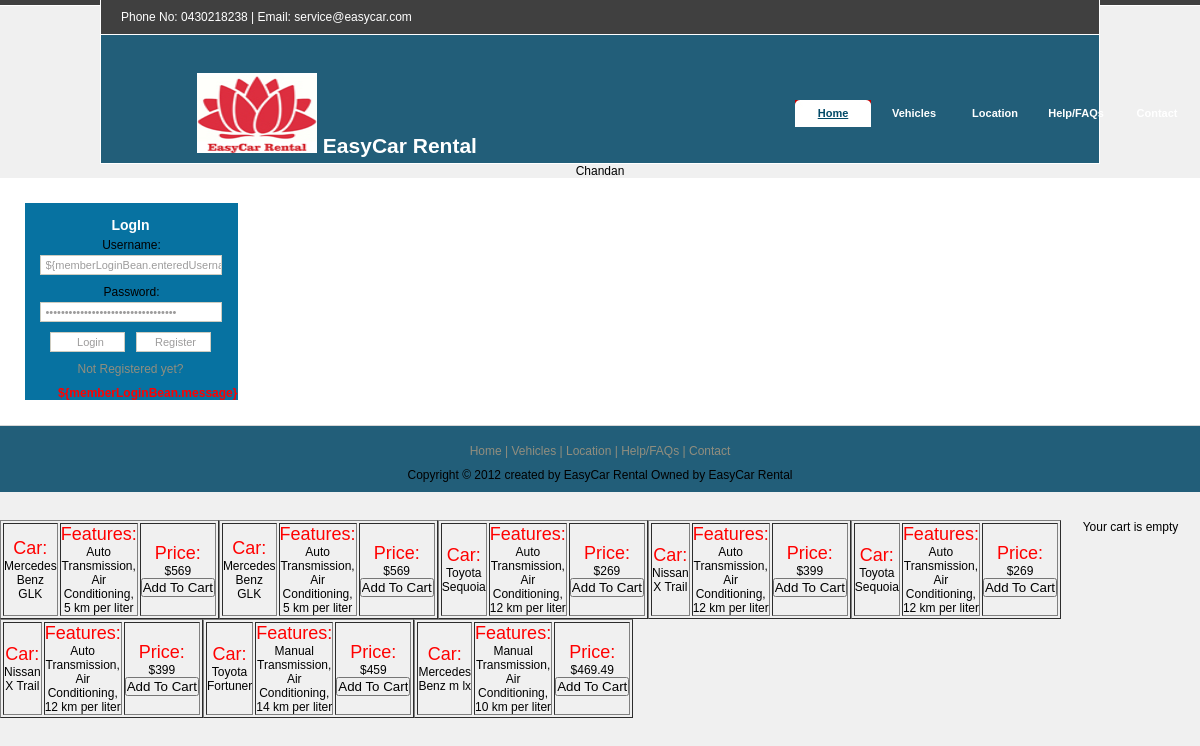
Screenshot of /shoppingCart/index.php with the database file from the repository.
### tables this page shows
CREATE TABLE IF NOT EXISTS `products` (
  `id` int(11) NOT NULL AUTO_INCREMENT,
  `name` varchar(25) NOT NULL,
  `description` text NOT NULL,
  `price` float NOT NULL,
  `quantity` int(11) NOT NULL,
  PRIMARY KEY (`id`)
);

### shoppingCart/cart.php (the view, shortened to what this page needs)
<!DOCTYPE html>
<html>
<head>
<link rel="stylesheet" type="text/css" href="style.css" />
</head>
<body>
<div id="wrapper">
<div id="topbar" class="ui-corner-all">
Phone No: 0430218238 | Email: <a href="service@easycar.com">service@easycar.com</a>
</div>
<div id="header" class="ui-corner-all">
<div id="logo">
<img src="Images/logo_desing.jpg" width="120" height="80">
<strong>EasyCar Rental</strong>
</div>
 </div>
<ul id="navigation">
<li><span><a href="index.html">Home</a></span></li>
<li><a href="vehicles.html">Vehicles</a></li>
<li><a href="location.html">Location</a></li>
<li><a href="help.html">Help/FAQs</a></li>
<li><a href="contact.html">Contact</a></li>
</ul>
</div>
    <p> Chandan </p>
    <div id="body">
<div id="leftmenu" class="ui-corner-all">
<div class="form"></br>
<form name="login" action="MemberLoginHandler" method="post" >
<h3 style="color:white">LogIn</h3>
<label for="LogIn_name">Username:</label>
<input type="text" name="uname" size="40" value="${memberLoginBean.enteredUsername}"/>
<label for="Password">Password:</label>
<input type="password" name="password" size="40" value="${memberLoginBean.enteredPassword}"/>
<input type="submit" name="button" id="button" value="Login" style="width: 75px;" />&nbsp;&nbsp;
<INPUT TYPE="BUTTON" VALUE="Register" style="width: 75px;" ONCLICK="window.location.href='registration.jsp'">
</form>
Not Registered yet?
<p align="center" ><font color="red"><strong>${memberLoginBean.message}</strong></font></p>
</div>
<?php
function products() {
$get = mysql_query('SELECT id, name, description, price FROM products WHERE quantity > 0 ORDER BY id DESC');
if (mysql_num_rows($get)==0) {
echo "There are no products to display!";
}
else {
while ($get_row = mysql_fetch_assoc($get)) {
echo "<table align=\"left\" border=\"1\" padding=\"3\" width=\"50px\" >";
echo "<tr >";
echo "<td> <font size='4' color='red'> Car:</font> ${get_row['name']} </td>";
echo "<td> <font size='4' color='red'> Features: </font> ${get_row['description']}</td>";
echo "<td> <font size='4' color='red'> Price: </font> $${get_row['price']} <a href=cart.php?add=${get_row['id']}> <input type='Button' value='Add To Cart'></a></td>";
echo "</tr>";
echo "</table>";
}
}
}
function cart() {
if ($total==0){
echo "Your cart is empty";
}
else {
echo 'Total: &dollar; '.  number_format($total, 2);
}
}
?>
</div>
<div id="footer" class="ui-corner-all">
<span><a href="index.html">Home</a></span> |
<a href="vehicles.html">Vehicles</a> |
<a href="location.html">Location</a> |
<a href="help.hhtml">Help/FAQs</a> |
<a href="contact.html">Contact</a>
<p>	Copyright &copy; 2012 created by EasyCar Rental Owned by EasyCar Rental </p>
</div>
</div>
</body>
</html>

### shoppingCart/style.css (style rules this page uses)
* { margin:0;padding:0; }
body { background-color: #f0f0f0; background-image: url(images/body_bg.jpg); background-repeat: repeat-x; text-align: center; }
body, div, a, h2, h3 h1, span { font-family: Verdana, Arial, Helvetica, sans-serif; font-size: 12px; }
#wrapper { width: 1000px; margin: auto; text-align: left; }
#topbar { background-color: #404040; border: 1px solid #FFFFFF; border-top: 0px; padding: 10px; padding-left: 20px; color: #FFFFFF; }
#topbar a { text-decoration: none; color: #FFFFFF; }
#header { border: 1px solid #FFFFFF; border-top: 0px; background-color: #225E79; position: relative; height: 128px; }
#logo { position: absolute; top: 38px; left: 24px; background-image: url(*); background-repeat: no-repeat; margin: 0; padding-top: 0px; padding-left: 72px; height: 43px; font-size: 21px; color: #FFFFFF; }
#navigation { position: absolute; right: 0px; top: 100px; }
#navigation li { float: left; list-style: none; width: 76px; margin-right: 5px; text-align: center; font-weight: bold; }
#navigation li a { display: block; padding-top: 7px; padding-bottom: 8px; font-size: 11px; color: #FFFFFF; text-decoration: none; }
#navigation li span a { background-image: url(images/header_selected.jpg); color: #024A68; text-decoration: underline; }
#body { background-color: #FFFFFF; padding-top: 25px; }
#leftmenu { float: left; background-color: #0772a1; width: 213px; margin-left: 25px; margin-bottom: 25px; }
#leftmenu p { padding: 20px; padding-top: 10px; padding-bottom: 0px; color: #918E7F; }
#footer { border-top: 1px solid #D7D7D7; margin: ; padding-top: 18px; padding-bottom: 10px; text-align: center; background-color: #225E79; color: #918E7F; }
#footer a { color: #918E7F; text-decoration: none; margin-bottom: 7px; }
#footer p { color: #000000; margin-top: 10px; }
.form { margin-left: 13px; margin-right: 15px; color: #918E7F; }
#leftmenu h3 { color: #000000; font-size: 14px; margin-bottom: 5px; }
.form label { color: #000000; display: block; margin-left: 2px; margin-bottom: 3px; }
.form input, textarea { background-color: #FFFFFF; border: 1px solid #CECCC0; width: 175px; font-family: Verdana, Arial, Helvetica, sans-serif; font-size: 11px; padding-top: 3px; padding-bottom: 3px; padding-left: 5px; color: #9D9C9C; margin-bottom: 10px; }

### rows the page displays
products: name "Mercedes Benz GLK", description "Auto Transmission, Air Conditioning, 5 km per liter", price "569"
products: name "Mercedes Benz GLK", description "Auto Transmission, Air Conditioning, 5 km per liter", price "569"
products: name "Toyota Sequoia", description "Auto Transmission, Air Conditioning, 12 km per liter", price "269"
products: name "Nissan X Trail", description "Auto Transmission, Air Conditioning, 12 km per liter", price "399"
products: name "Toyota Sequoia", description "Auto Transmission, Air Conditioning, 12 km per liter", price "269"
products: name "Nissan X Trail", description "Auto Transmission, Air Conditioning, 12 km per liter", price "399"
products: name "Toyota Fortuner", description "Manual Transmission, Air Conditioning, 14 km per liter", price "459"
products: name "Mercedes Benz m lx", description "Manual Transmission, Air Conditioning, 10 km per liter", price "469.49"
